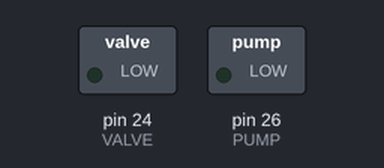
Simulated run of this program. Board: Raspberry Pi (header pin numbers). Shown: switched loads named in the program (green lamp = pin HIGH).

Above: at 0.1 s.
At 5.1 s:
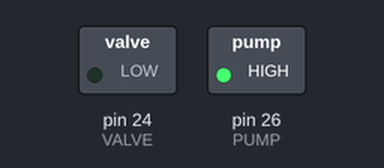
Timing chart, 0 to 6.6 s (numbered marks = the images above):
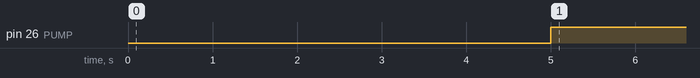

The program:

thru.py
```python
import RPi.GPIO as GPIO
from time import sleep


PUMP = 26
VALVE = 24


def init():
    GPIO.setmode(GPIO.BOARD)
    GPIO.setup(PUMP, GPIO.OUT)
    GPIO.setup(VALVE, GPIO.OUT)


def stop():
    GPIO.output(PUMP, GPIO.LOW)
    GPIO.output(VALVE, GPIO.LOW)


def drain(duration):
    GPIO.output(PUMP, GPIO.HIGH)
    GPIO.output(VALVE, GPIO.HIGH)
    sleep(duration)
    stop()


def fill(duration):
    GPIO.output(VALVE, GPIO.LOW)
    GPIO.output(PUMP, GPIO.HIGH)
    sleep(duration)
    stop()


def main():
    init()
    stop()


    while True:
	stop()
        sleep(5)
	fill(180)
	drain(120)

if __name__ == '__main__':
    main()
```

Measured:
- by itself, pin 26 (PUMP): LOW → HIGH at 5.0 s
